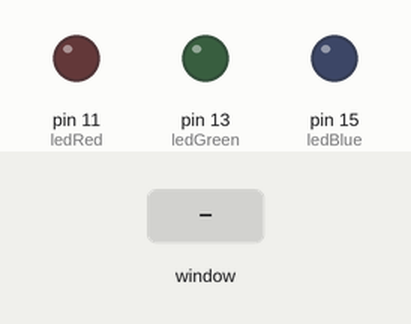
This program was run on a simulated Raspberry Pi (header pin numbers). Shown: output pins drawn as LEDs (lit = HIGH). The test bench sets the inputs (shaded band). The desktop window is not drawn, its controls go by their first labels and the mouse button is held 0.15 s. At 5.8 s the program stops and its outputs stay as they are.

Above: at 1.2 s.
1.3 s: control labelled "Red" in the window clicked
At 2.2 s:
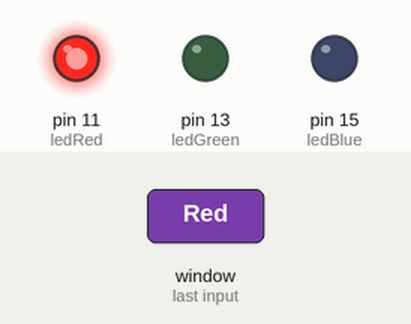
2.8 s: control labelled "Green" in the window clicked
At 3.3 s:
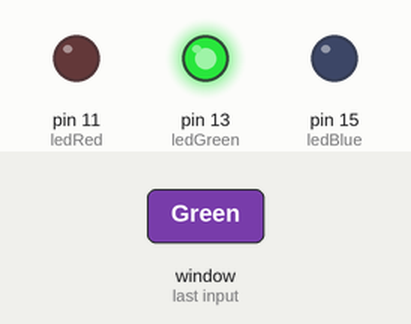
4.3 s: control labelled "Blue" in the window clicked
At 5.5 s:
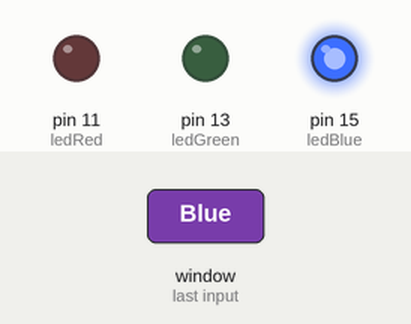
5.8 s: control labelled "Exit" in the window clicked
At 6.8 s:
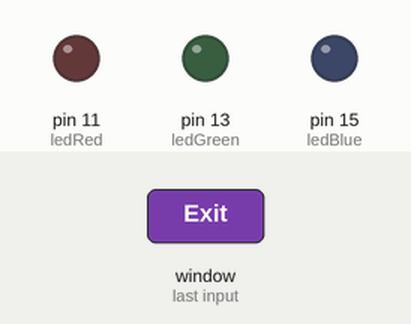
Timing chart, 0 to 7.3 s (numbered marks = the images above; inputs shaded):
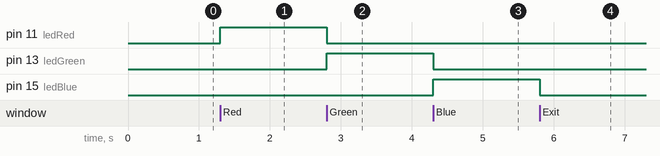

The program:

app.py
```python
import RPi.GPIO as GPIO
import tkinter as tk

ledRed = 11
ledGreen = 13
ledBlue = 15

GPIO.setmode(GPIO.BOARD)
GPIO.setup(ledRed, GPIO.OUT)
GPIO.setup(ledGreen, GPIO.OUT)
GPIO.setup(ledBlue, GPIO.OUT)

class Window(tk.Frame):

    def __init__(self, master=None):
        tk.Frame.__init__(self, master)
        self.grid_rowconfigure(0, weight = 1)
        self.grid_columnconfigure(0, weight = 1)
        self.grid_columnconfigure(1, weight = 1)
        self.grid_columnconfigure(2, weight = 1)

        self.currentState = 0

        # widget can take all window
        self.pack(fill=tk.BOTH, expand=1)

        redButton = tk.Button(self, text="Red", command=lambda: self.turn_on_led_callback(led=ledRed))
        greenButton = tk.Button(self, text="Green", command=lambda: self.turn_on_led_callback(led=ledGreen))
        blueButton = tk.Button(self, text="Blue", command=lambda: self.turn_on_led_callback(led=ledBlue))

        # create exit button, link it to exit_callback()
        exitButton = tk.Button(self, text="Exit", command=self.exit_callback)

        # place button at (0,0)
        redButton.grid(row=0,column=0)
        greenButton.grid(row=0,column=1)
        blueButton.grid(row=0,column=2)
        exitButton.grid(row=1, column=1)

    def turn_on_led_callback(self, led):
        if self.currentState != 0:
            GPIO.output(self.currentState, GPIO.LOW)
        GPIO.output(led, GPIO.HIGH)
        self.currentState = led

    def exit_callback(self):
        if self.currentState != 0:
            GPIO.output(self.currentState, GPIO.LOW)
        GPIO.cleanup()
        exit()

root = tk.Tk()
app = Window(root)
root.wm_title("Task 5.2C: Make a GUI!")
root.geometry("320x320")
root.mainloop()
```

Measured:
- after the input at 1.3 s, pin 11 (ledRed): LOW → HIGH at once
- after the input at 2.8 s, pin 11 (ledRed): HIGH → LOW at once; pin 13 (ledGreen): LOW → HIGH at once
- after the input at 4.3 s, pin 13 (ledGreen): HIGH → LOW at once; pin 15 (ledBlue): LOW → HIGH at once
- after the input at 5.8 s, pin 15 (ledBlue): HIGH → LOW at once
